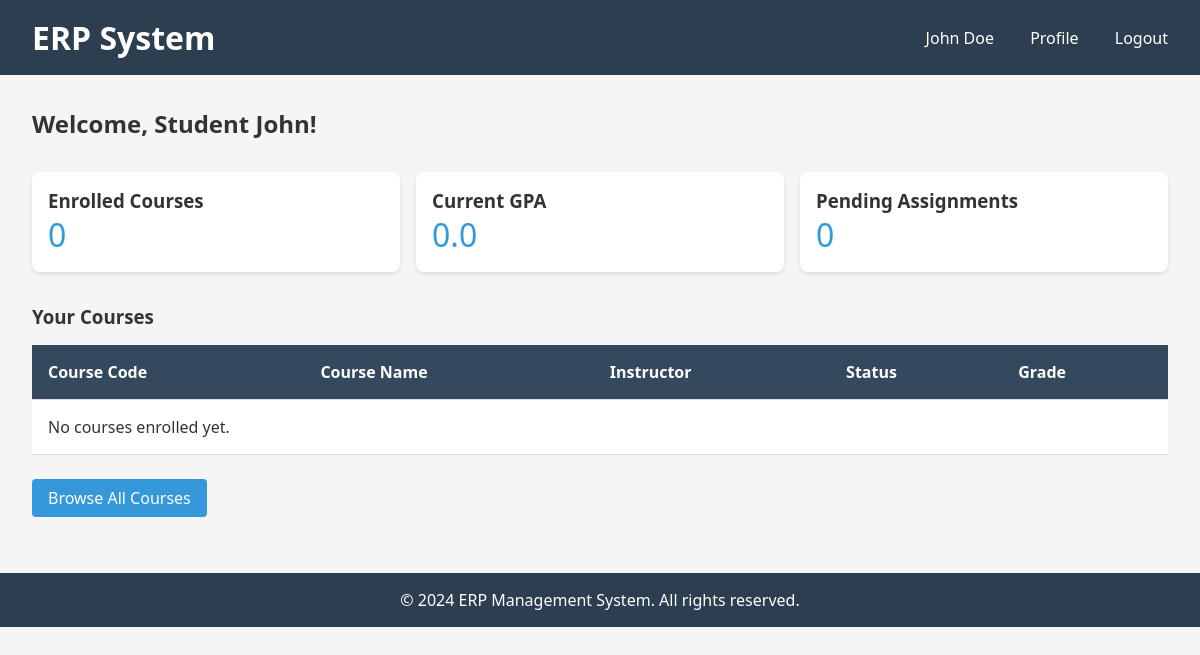
/students/dashboard/ (signed in), run on the app's committed database.
### users/models.py (models this page shows, shortened)
class CustomUser(AbstractBaseUser, PermissionsMixin):
    USER_TYPE_CHOICES = (
        ('ORGANIZATION', 'Organization'),
        ('TEACHER', 'Teacher'),
        ('STUDENT', 'Student'),
        ('SUPPORT', 'Support Team'),
        ('ADMIN', 'Administrator'),
    )
    email = models.EmailField(unique=True, max_length=255)
    first_name = models.CharField(max_length=150)
    last_name = models.CharField(max_length=150)
    phone = models.CharField(max_length=20, blank=True, null=True)
    user_type = models.CharField(max_length=20, choices=USER_TYPE_CHOICES, default='STUDENT')
    is_active = models.BooleanField(default=True)
    is_staff = models.BooleanField(default=False)
    is_verified = models.BooleanField(default=False)
    created_at = models.DateTimeField(auto_now_add=True)
    updated_at = models.DateTimeField(auto_now=True)
    profile_image = models.ImageField(upload_to='profile_images/', blank=True, null=True)
    bio = models.TextField(blank=True, null=True)
    address = models.CharField(max_length=255, blank=True, null=True)
    city = models.CharField(max_length=100, blank=True, null=True)
    state = models.CharField(max_length=100, blank=True, null=True)
    postal_code = models.CharField(max_length=20, blank=True, null=True)
    country = models.CharField(max_length=100, blank=True, null=True)
    USERNAME_FIELD = 'email'
    REQUIRED_FIELDS = []
    objects = CustomUserManager()
    class Meta:
        ordering = ['-created_at']
        verbose_name = 'User'
        verbose_name_plural = 'Users'
    def get_full_name(self):
        return f'{self.first_name} {self.last_name}'.strip() or self.email

### students/models.py (models this page shows, shortened)
class Student(models.Model):
    ACADEMIC_STATUS_CHOICES = (
        ('ACTIVE', 'Active'),
        ('INACTIVE', 'Inactive'),
        ('GRADUATED', 'Graduated'),
        ('SUSPENDED', 'Suspended'),
    )
    user = models.OneToOneField(CustomUser, on_delete=models.CASCADE, related_name='student_profile')
    organization = models.ForeignKey(Organization, on_delete=models.CASCADE, related_name='students')
    enrollment_number = models.CharField(max_length=100, unique=True)
    roll_number = models.CharField(max_length=100, blank=True, null=True)
    program = models.CharField(max_length=255)
    current_year = models.IntegerField(default=1, help_text="Current year of study")
    semester = models.IntegerField(default=1)
    batch_year = models.IntegerField()
    admission_date = models.DateField(help_text="Date of admission")
    academic_status = models.CharField(max_length=20, choices=ACADEMIC_STATUS_CHOICES, default='ACTIVE')
    date_of_birth = models.DateField(blank=True, null=True)
    parent_name = models.CharField(max_length=255, blank=True, null=True)
    parent_phone = models.CharField(max_length=20, blank=True, null=True)
    emergency_contact_name = models.CharField(max_length=255, blank=True, null=True)
    emergency_contact_phone = models.CharField(max_length=20, blank=True, null=True)
    admission_letter = models.FileField(upload_to='student_documents/admission_letters/', blank=True, null=True)
    identity_proof = models.FileField(upload_to='student_documents/identity_proofs/', blank=True, null=True)
    certificate_10th = models.FileField(upload_to='student_documents/certificates/', blank=True, null=True)
    certificate_12th = models.FileField(upload_to='student_documents/certificates/', blank=True, null=True)
    medical_certificate = models.FileField(upload_to='student_documents/medical/', blank=True, null=True)
    total_courses_enrolled = models.IntegerField(default=0)
    total_courses_completed = models.IntegerField(default=0)
    current_gpa = models.FloatField(default=0.0)
    enrollment_date = models.DateField()
    expected_graduation_date = models.DateField(blank=True, null=True)
    created_at = models.DateTimeField(auto_now_add=True)
    updated_at = models.DateTimeField(auto_now=True)
    class Meta:
        verbose_name = 'Student'
        verbose_name_plural = 'Students'
        ordering = ['-created_at']

### students/views.py (the view)
# urls.py: path('dashboard/', views.student_dashboard, name='student-dashboard'),
@login_required(login_url='login')
def student_dashboard(request):
    if request.user.user_type != 'STUDENT':
        messages.error(request, 'Only students can access this page.')
        return redirect('home')
    try:
        student = request.user.student_profile
    except Student.DoesNotExist:
        messages.error(request, 'Student profile not found. Please complete your profile.')
        return redirect('profile')
    enrollments = Enrollment.objects.filter(student=request.user)
    pending_assignments = Assignment.objects.filter(
        course__enrollments__student=request.user,
        course__enrollments__status='ACTIVE'
    ).order_by('due_date')
    context = {
        'student': student,
        'enrollments': enrollments,
        'pending_assignments': pending_assignments,
        'total_enrolled_courses': enrollments.filter(status='ACTIVE').count(),
    }
    return render(request, 'students/dashboard.html', context)

### templates/students/dashboard.html (shortened to what this page needs)
{% extends 'base.html' %}
{% block content %}
<h2>Welcome, Student {{ user.first_name }}!</h2>
<div style="display: grid; grid-template-columns: repeat(auto-fit, minmax(200px, 1fr)); gap: 1rem; margin: 2rem 0;">
    <div style="background: white; padding: 1rem; border-radius: 8px; box-shadow: 0 2px 4px rgba(0,0,0,0.1);">
        <h3>Enrolled Courses</h3>
        <p style="font-size: 2rem; color: #3498db;">{{ total_enrolled_courses }}</p>
    </div>
    <div style="background: white; padding: 1rem; border-radius: 8px; box-shadow: 0 2px 4px rgba(0,0,0,0.1);">
        <h3>Current GPA</h3>
        <p style="font-size: 2rem; color: #3498db;">{{ student.current_gpa }}</p>
    </div>
    <div style="background: white; padding: 1rem; border-radius: 8px; box-shadow: 0 2px 4px rgba(0,0,0,0.1);">
        <h3>Pending Assignments</h3>
        <p style="font-size: 2rem; color: #3498db;">{{ pending_assignments.count }}</p>
    </div>
</div>
<h3>Your Courses</h3>
<table>
    <thead>
        <tr>
            <th>Course Code</th>
            <th>Course Name</th>
            <th>Instructor</th>
            <th>Status</th>
            <th>Grade</th>
        </tr>
    </thead>
    <tbody>
        {% for enrollment in enrollments %}
        <tr>
            <td>{{ enrollment.course.code }}</td>
            <td>{{ enrollment.course.title }}</td>
            <td>{{ enrollment.course.instructor.get_full_name }}</td>
            <td>{{ enrollment.get_status_display }}</td>
            <td>{{ enrollment.grade|default:'--' }}</td>
        </tr>
        {% empty %}
        <tr>
            <td colspan="5">No courses enrolled yet.</td>
        </tr>
        {% endfor %}
    </tbody>
</table>
<div style="margin-top: 2rem;">
    <a href="{% url 'course-list' %}" style="padding: 0.5rem 1rem; background-color: #3498db; color: white; text-decoration: none; border-radius: 4px;">Browse All Courses</a>
</div>
{% endblock %}

### templates/base.html (shortened to what this page needs)
<!DOCTYPE html>
<html lang="en">
<head>
</head>
<body>
    <header>
        <div>
            <h1>ERP System</h1>
        </div>
        <nav>
            {% if user.is_authenticated %}
                <span>{{ user.get_full_name }}</span>
                <a href="{% url 'profile' %}">Profile</a>
                <a href="{% url 'logout' %}">Logout</a>
            {% else %}
                <a href="{% url 'login' %}">Login</a>
                <a href="{% url 'register' %}">Register</a>
            {% endif %}
        </nav>
    </header>
    <div class="container">
        {% block content %}{% endblock %}
    </div>
    <footer>
        <p>&copy; 2024 ERP Management System. All rights reserved.</p>
    </footer>
</body>
</html>

### templates/base.html (style rules this page uses)
* { margin: 0; padding: 0; box-sizing: border-box; }
body { font-family: 'Segoe UI', Tahoma, Geneva, Verdana, sans-serif; background-color: #f5f5f5; color: #333; }
header { background-color: #2c3e50; color: white; padding: 1rem 2rem; display: flex; justify-content: space-between; align-items: center; }
nav a { color: white; text-decoration: none; margin-left: 2rem; }
.container { max-width: 1200px; margin: 0 auto; padding: 2rem; }
table { width: 100%; border-collapse: collapse; background-color: white; margin-top: 1rem; }
table th, table td { padding: 1rem; text-align: left; border-bottom: 1px solid #ddd; }
table th { background-color: #34495e; color: white; }
footer { background-color: #2c3e50; color: white; text-align: center; padding: 1rem; margin-top: 2rem; }

### data on the page
CustomUser: get_full_name "John Doe", first_name "John"
Student: current_gpa "0.0"

### other printed values
{{ total_enrolled_courses }} "0"
{{ pending_assignments.count }} "0"
